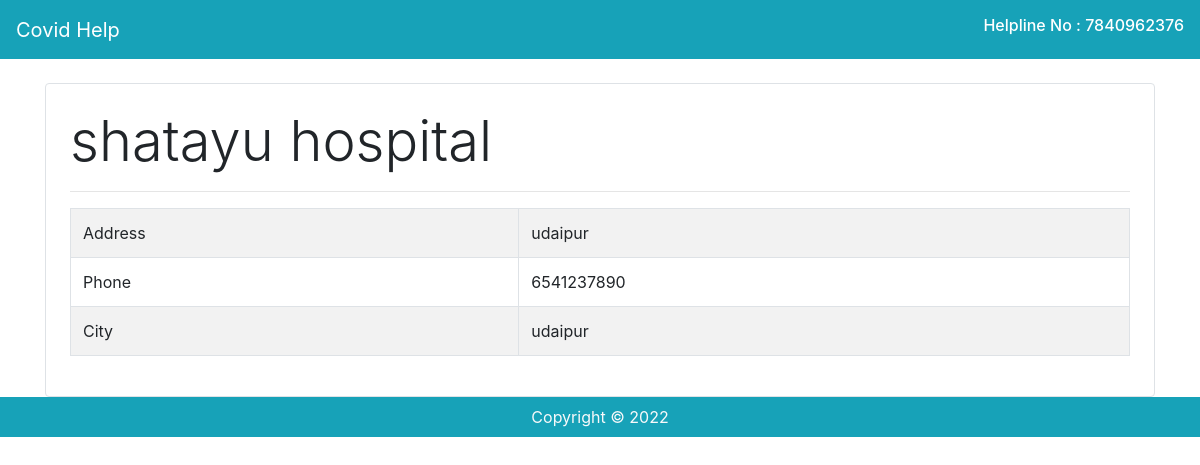
/hospital/7, run on the app's committed database.
### covidapp/models.py (models this page shows, shortened)
class Hospital(models.Model):
    name = models.CharField(max_length=50, null=False, blank=False)
    phone = models.CharField(max_length=12, null=False, blank=False)
    address = models.CharField(max_length=200, null=False, blank=False)
    city = models.ForeignKey(City, on_delete=models.CASCADE, related_name='hospitals')

class City(models.Model):
    name = models.CharField(max_length=50, null=False, blank=False)
    state = models.ForeignKey(State, on_delete=models.CASCADE, related_name='cities')
    def __str__(self):
        return self.name

### covidapp/views.py (the view)
# urls.py: path('hospital/<int:pk>', HospitalDetailView.as_view(), name='hospital_detail'),
class HospitalDetailView(generic.DetailView):
    model=Hospital

### covidapp/templates/covidapp/hospital_detail.html
{% extends 'covidapp/base.html' %}
{% block content %}
    <div class="container">
        <div class="mt-4 border rounded p-4">
            <p class="display-4">{{hospital.name}}</p>
            <hr>
            <table class="table table-striped table-bordered">
                <tr>
                    <td>Address</td>
                    <td>{{hospital.address}}</td>
                </tr>
                <tr>
                    <td>Phone</td>
                    <td>{{hospital.phone}}</td>
                </tr>
                <tr>
                    <td>City</td>
                    <td>{{hospital.city}}</td>
                </tr>
            </table>
        </div>
    </div>
{%endblock%}

### data on the page
Hospital: name "shatayu hospital", address "udaipur", phone "6541237890", city "udaipur"
